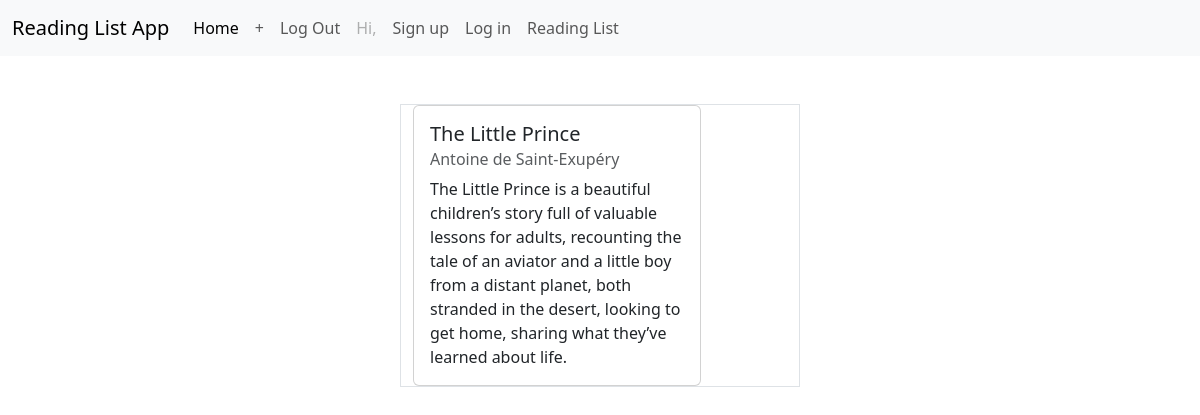
The app's page /book/10a144de-d6b9-4107-adbc-eec7792161ee with its own data.
### app/models.py (models this page shows, shortened)
class Book(db.Model):
    id = db.Column(db.String, primary_key = True)
    created_at = db.Column(db.DateTime, default=datetime.utcnow)
    updated_at = db.Column(db.DateTime, default=datetime.utcnow, onupdate=datetime.utcnow)
    title = db.Column(db.String(64), nullable = False)
    summary = db.Column(db.Text)
    author = db.Column(db.String, nullable = False)

### app/routes.py (the view)
@app.route('/book/<book_id>')
def ind_book(book_id):
    book = Book.query.get(book_id)
    return render_template('ind_book.html', b=book)

### app/templates/ind_book.html (shortened to what this page needs)
{% extends 'base.html' %}
{% block content %}
<div class="container col-4 border mt-5">
  <div class="card" style="width: 18rem;">
    <div class="card-body">
      <h5 class="card-title">{{ b.title }}</h5>
      <h6 class="card-subtitle mb-2 text-body-secondary">{{ b.author }}</h6>
      <p class="card-text">{{ b.summary }}</p>
    </div>
  </div>
</div>
{% endblock content %}

### records on screen
Book: title "The Little Prince", author "Antoine de Saint-Exupéry", summary "The Little Prince is a beautiful children’s story full of valuable lessons for adults, recounting the tale of an aviator and a little boy from a distant planet, both stranded in the desert, looking to get home, sharing what they’ve learned about life."
